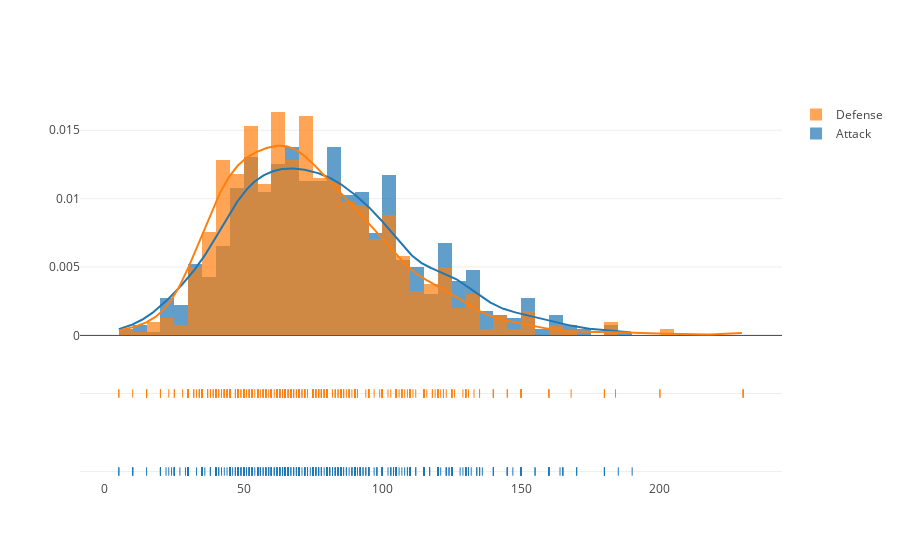

The notebook cell saved with this chart:
### Markdown cell above
**1.3 Distplot of Attack and Defense**

### Code cell
hist_data = [df['Attack'],df['Defense']]
group_labels = ['Attack','Defense']

fig = ff.create_distplot(hist_data, group_labels, bin_size=5)
iplot(fig, filename='Distplot of attack and defense')

### Figure 1 — Plotly figure (JSON) as saved in the notebook; plotly's stock layout.template omitted (floating-point values rounded to 4 significant figures; data arrays with more than 128 entries replaced by an {"elided": "..."} marker saying what was removed)
{"data": [{"autobinx": false, "histnorm": "probability density", "legendgroup": "Attack", "marker": {"color": "rgb(31, 119, 180)"}, "name": "Attack", "opacity": 0.7, "type": "histogram", "x": {"elided": "800 int values"}, "xaxis": "x1", "xbins": {"end": 190, "size": 5, "start": 5}, "yaxis": "y1"}, {"autobinx": false, "histnorm": "probability density", "legendgroup": "Defense", "marker": {"color": "rgb(255, 127, 14)"}, "name": "Defense", "opacity": 0.7, "type": "histogram", "x": {"elided": "800 int values"}, "xaxis": "x1", "xbins": {"end": 230, "size": 5, "start": 5}, "yaxis": "y1"}, {"legendgroup": "Attack", "marker": {"color": "rgb(31, 119, 180)"}, "mode": "lines", "name": "Attack", "showlegend": false, "type": "scatter", "x": {"elided": "500 float values"}, "xaxis": "x1", "y": {"elided": "500 float values"}, "yaxis": "y1"}, {"legendgroup": "Defense", "marker": {"color": "rgb(255, 127, 14)"}, "mode": "lines", "name": "Defense", "showlegend": false, "type": "scatter", "x": {"elided": "500 float values"}, "xaxis": "x1", "y": {"elided": "500 float values"}, "yaxis": "y1"}, {"legendgroup": "Attack", "marker": {"color": "rgb(31, 119, 180)", "symbol": "line-ns-open"}, "mode": "markers", "name": "Attack", "showlegend": false, "text": null, "type": "scatter", "x": {"elided": "800 int values"}, "xaxis": "x1", "y": {"elided": "800 str values"}, "yaxis": "y2"}, {"legendgroup": "Defense", "marker": {"color": "rgb(255, 127, 14)", "symbol": "line-ns-open"}, "mode": "markers", "name": "Defense", "showlegend": false, "text": null, "type": "scatter", "x": {"elided": "800 int values"}, "xaxis": "x1", "y": {"elided": "800 str values"}, "yaxis": "y2"}], "layout": {"barmode": "overlay", "hovermode": "closest", "legend": {"traceorder": "reversed"}, "xaxis1": {"anchor": "y2", "domain": [0, 1], "zeroline": false}, "yaxis1": {"anchor": "free", "domain": [0.35, 1], "position": 0}, "yaxis2": {"anchor": "x1", "domain": [0, 0.25], "dtick": 1, "showticklabels": false}}}
